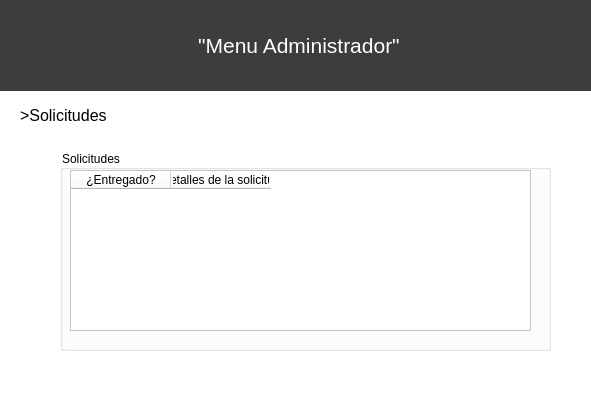
<?xml version="1.0" encoding="UTF-8"?>
<ui version="4.0">
 <class>AdminSolicitudesWindow</class>
 <widget class="QDialog" name="AdminSolicitudesWindow">
  <property name="geometry">
   <rect>
    <x>0</x>
    <y>0</y>
    <width>591</width>
    <height>402</height>
   </rect>
  </property>
  <property name="windowTitle">
   <string>Dialog</string>
  </property>
  <property name="styleSheet">
   <string notr="true">background-color: rgb(255, 255, 255);</string>
  </property>
  <widget class="QLabel" name="label_4">
   <property name="geometry">
    <rect>
     <x>0</x>
     <y>0</y>
     <width>591</width>
     <height>91</height>
    </rect>
   </property>
   <property name="font">
    <font>
     <family>Segoe UI</family>
     <pointsize>16</pointsize>
    </font>
   </property>
   <property name="cursor">
    <cursorShape>UpArrowCursor</cursorShape>
   </property>
   <property name="styleSheet">
    <string notr="true">background-color: rgb(61, 61, 61);
color: rgb(255, 255, 255);</string>
   </property>
   <property name="text">
    <string>                                  &quot;Menu Administrador&quot;</string>
   </property>
  </widget>
  <widget class="QLabel" name="label">
   <property name="geometry">
    <rect>
     <x>20</x>
     <y>100</y>
     <width>201</width>
     <height>31</height>
    </rect>
   </property>
   <property name="font">
    <font>
     <family>Segoe UI</family>
     <pointsize>12</pointsize>
    </font>
   </property>
   <property name="text">
    <string>&gt;Solicitudes</string>
   </property>
  </widget>
  <widget class="QGroupBox" name="groupBox">
   <property name="geometry">
    <rect>
     <x>60</x>
     <y>150</y>
     <width>491</width>
     <height>201</height>
    </rect>
   </property>
   <property name="title">
    <string>Solicitudes</string>
   </property>
   <widget class="QTableWidget" name="detalles_pedidos">
    <property name="geometry">
     <rect>
      <x>10</x>
      <y>20</y>
      <width>461</width>
      <height>161</height>
     </rect>
    </property>
    <column>
     <property name="text">
      <string>¿Entregado?</string>
     </property>
     <property name="font">
      <font>
       <family>Segoe UI</family>
      </font>
     </property>
    </column>
    <column>
     <property name="text">
      <string>Detalles de la solicitud</string>
     </property>
     <property name="font">
      <font>
       <family>Segoe UI</family>
      </font>
     </property>
    </column>
   </widget>
  </widget>
 </widget>
 <resources/>
 <connections/>
</ui>
